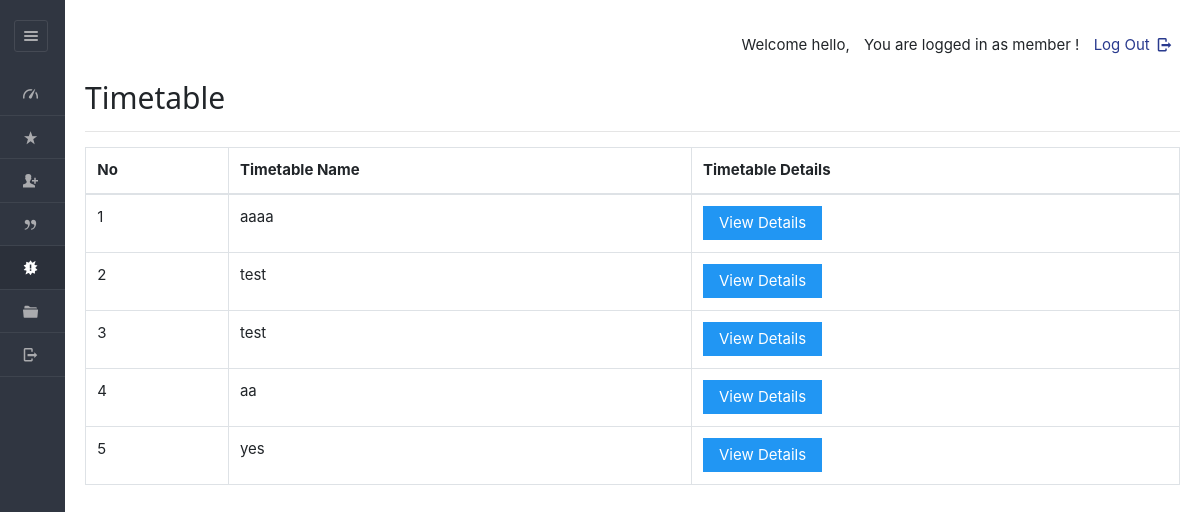
The page /dashboard/coach/viewroutine.php (signed in) on the database as committed earlier.
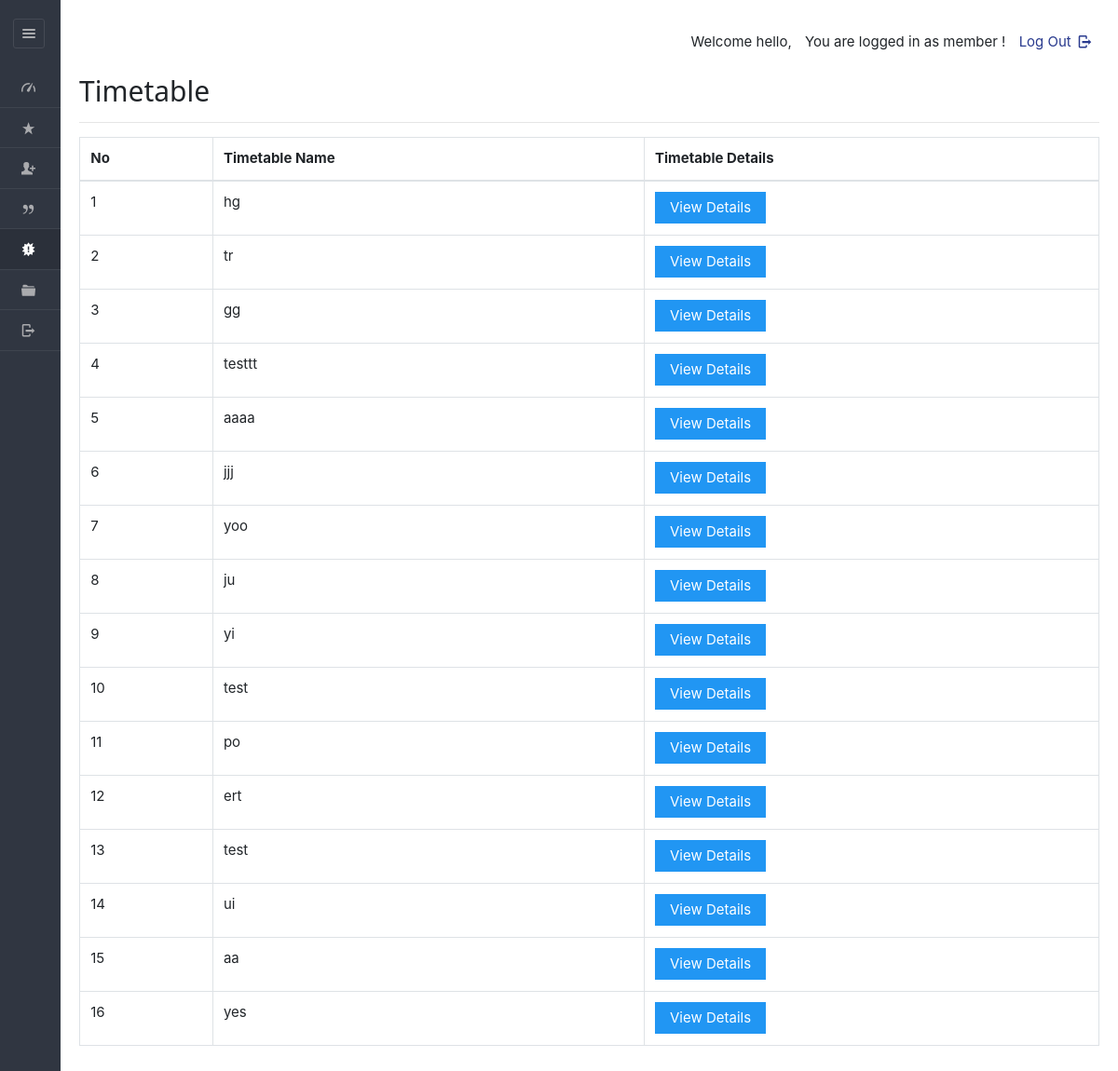
The same page on the database as committed later.
### tables this page shows
CREATE TABLE IF NOT EXISTS `sports_timetable` (
  `tid` varchar(45) NOT NULL,
  `planid` varchar(50) DEFAULT NULL,
  `staffid` varchar(50) DEFAULT NULL,
  `tname` varchar(45) NOT NULL,
  `hasApproved` varchar(10) NOT NULL,
  PRIMARY KEY (`tid`)
);

### dashboard/coach/viewroutine.php (the view, shortened to what this page needs)
<!DOCTYPE html>
<html lang="en">
<head>
	<link rel="stylesheet" href="../../css/style.css"  id="style-resource-5">
    <link rel="stylesheet" href="../../css/dashMain.css">
    <link rel="stylesheet" type="text/css" href="../../css/entypo.css">
	<link href="a1style.css" rel="stylesheet" type="text/css">
	<link rel="stylesheet" href="../../css/bootstrap.min.css">
	<link rel="stylesheet" href="../../css/dashboard/sidebar.css">
</head>
     <body class="page-body  page-fade" onload="collapseSidebar()">
    	<div class="page-container sidebar-collapsed" id="navbarcollapse">
		<div class="sidebar-menu">
			<header class="logo-env">
					<div class="sidebar-collapse" onclick="collapseSidebar()">
				<a href="#" class="sidebar-collapse-icon with-animation">
					<i class="entypo-menu"></i>
				</a>
			</div>
			</header>
    		<?php include('nav.php'); ?>
    	</div>
    		<div class="main-content">
				<div class="row">
					<div class="col-md-6 col-sm-8 clearfix">
					</div>
					<div class="col-md-6 col-sm-4 clearfix hidden-xs">
						<ul class="list-inline links-list pull-right">
							<li>
								<a href="logout.php">
									Log Out <i class="entypo-logout right"></i>
								</a>
							</li>
						</ul>
					</div>
				</div>
			<h2>Timetable</h2>
		<hr />
		<table class="table table-bordered datatable" id="table-1" border=1>
				<tr>
					<th>No</th>
					<th>Timetable Name</th>
					<th>Timetable Details</th>
				</tr>
				<tbody>
				<?php
					$query  = "select * from sports_timetable";
					$result = mysqli_query($con, $query);
					$sno    = 1;
					if (mysqli_affected_rows($con) != 0)
					{
					    while ($row = mysqli_fetch_array($result, MYSQLI_ASSOC))
						{
					                 echo "<tr><td>".$sno."</td>";
					                echo "<td>" . $row['tname'] . "</td>";
					                $sno++;
					              echo '<td><a href="viewdetailroutine.php?id='.$row['tid'].'"><input type="button" class="a1-btn a1-blue" value="View Details" ></a></td></tr>';
					    }
					}
					?>
				</tbody>
		</table>
    	</div>
    </body>
</html>

Rows that differ between the two databases and show on the page:
added sports_timetable: tname "hg"
added sports_timetable: tname "tr"
added sports_timetable: tname "gg"
added sports_timetable: tname "testtt"
added sports_timetable: tname "jjj"
added sports_timetable: tname "yoo"
added sports_timetable: tname "ju"
added sports_timetable: tname "yi"
added sports_timetable: tname "po"
added sports_timetable: tname "ert"
added sports_timetable: tname "ui"
